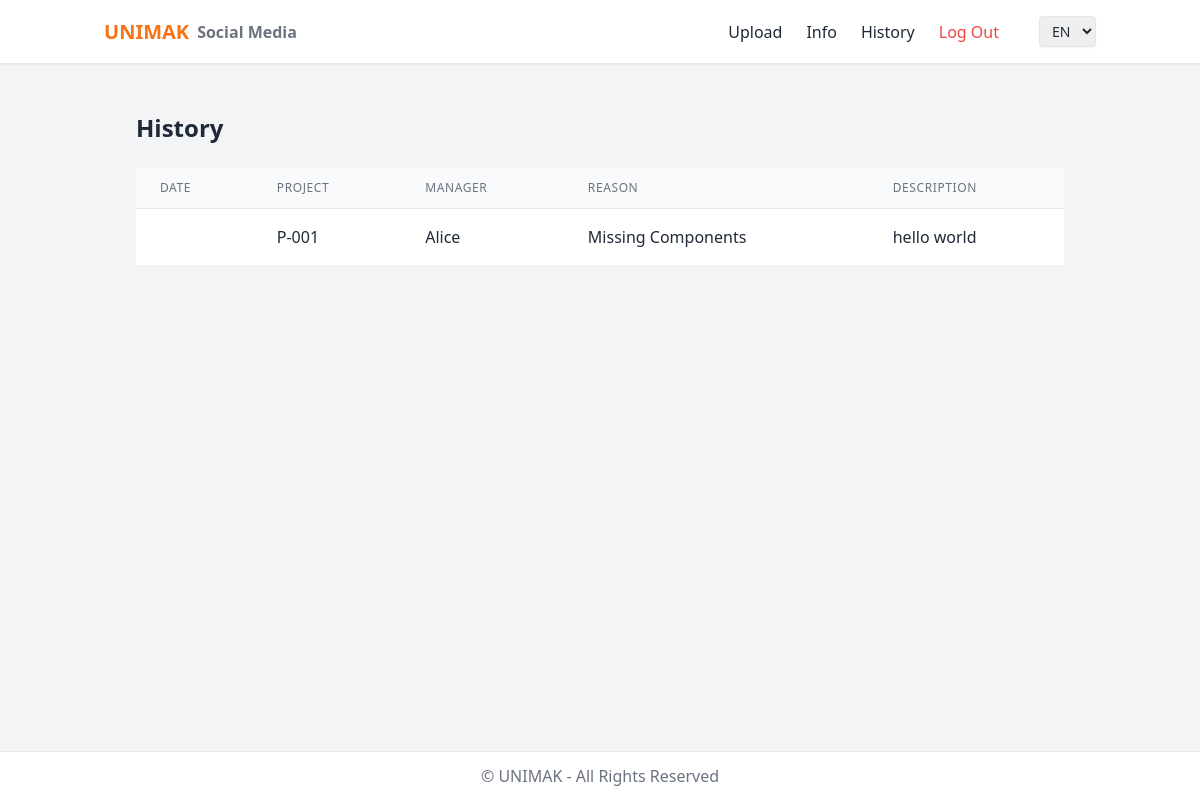
Page /history (signed in) on the earlier database version.
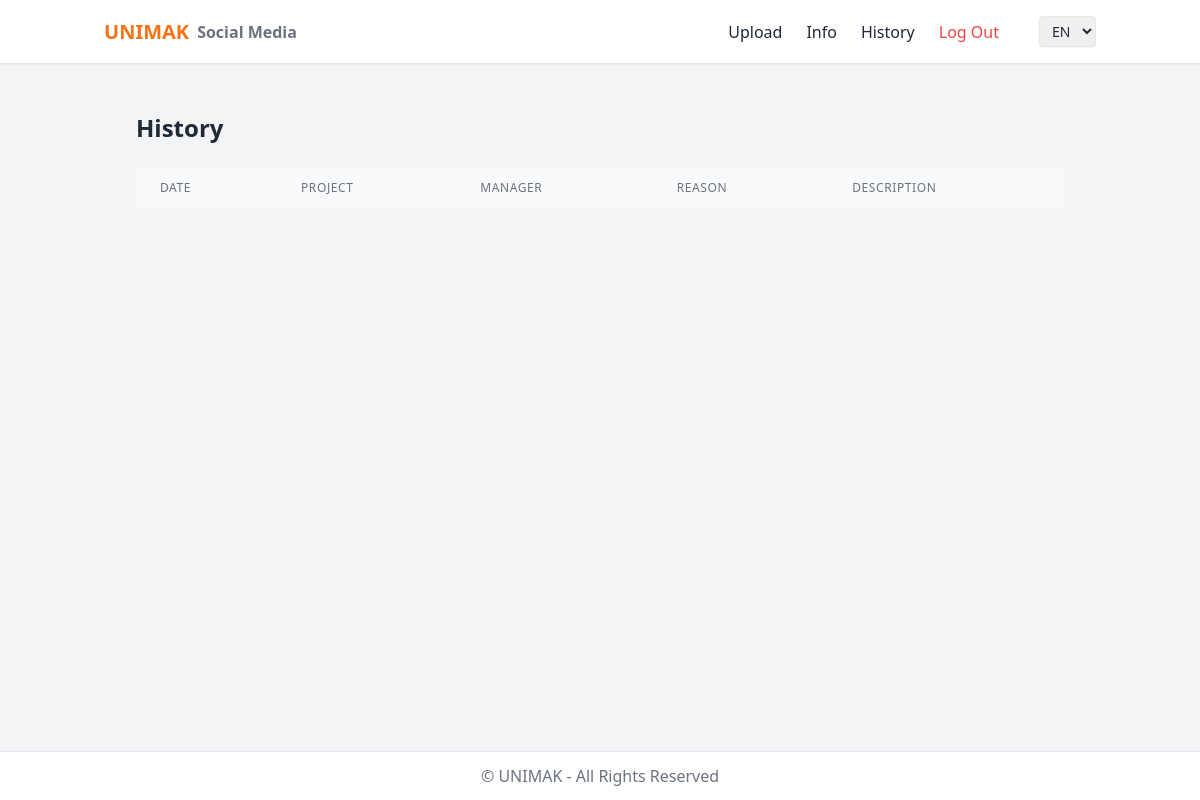
Same page on the later database version.
### tables this page shows
CREATE TABLE problem_steps (
    id INTEGER PRIMARY KEY AUTOINCREMENT,
    problem_id INTEGER NOT NULL,
    step_number INTEGER NOT NULL,
    df_filename TEXT NOT NULL,           -- e.g., df_1.xlsx, df_2.xlsx
    created_at TIMESTAMP DEFAULT CURRENT_TIMESTAMP,
    FOREIGN KEY (problem_id) REFERENCES problems(id)
);

CREATE TABLE projects (
    id INTEGER PRIMARY KEY AUTOINCREMENT,
    project_number TEXT NOT NULL UNIQUE,
    project_name TEXT NOT NULL UNIQUE,
    manager_id INTEGER NOT NULL,
    quantity INTEGER NOT NULL,
    customer_id INTEGER NOT NULL,
    FOREIGN KEY (manager_id) REFERENCES managers(id),
    FOREIGN KEY (customer_id) REFERENCES customers(id)
);

CREATE TABLE managers (
    id INTEGER PRIMARY KEY AUTOINCREMENT,
    manager_name TEXT NOT NULL UNIQUE
, manager_mail TEXT);

CREATE TABLE problems (
    id INTEGER PRIMARY KEY AUTOINCREMENT,
    project_id INTEGER NOT NULL,
    group_id INTEGER NOT NULL,
    df_number TEXT UNIQUE NOT NULL,       -- latest df report
    recorder_id INTEGER NOT NULL,
    reason TEXT NOT NULL,
    description TEXT,
    photos_id TEXT,
    status TEXT DEFAULT 'waiting',        -- 11 different statuses possible
    record_date TIMESTAMP DEFAULT CURRENT_TIMESTAMP,
    FOREIGN KEY (project_id) REFERENCES projects(id),
    FOREIGN KEY (group_id) REFERENCES groups(id),
    FOREIGN KEY (recorder_id) REFERENCES users(id)
);

### app.py (the view)
@app.route("/history", methods=["GET"])
@login_required
def history():
    rows = db.execute("""
        SELECT ps.df_filename, p.project_number, m.manager_name, pr.reason, pr.description, pr.photos_id, ps.created_at
        FROM problem_steps ps
        JOIN problems pr ON ps.problem_id = pr.id
        JOIN projects p ON pr.project_id = p.id
        JOIN managers m ON p.manager_id = m.id
        ORDER BY ps.created_at DESC
    """)
    t = get_translations()
    return render_template("history.html", data=rows, t=t)

### app.py (called while the page is built)
@app.after_request
def after_request(response):
    response.headers["Cache-Control"] = "no-cache, no-store, must-revalidate"
    response.headers["Expires"] = 0
    response.headers["Pragma"] = "no-cache"
    return response

### helpers.py (called while the page is built)
def login_required(f):
    @wraps(f)
    def decorated_function(*args, **kwargs):
        if session.get("user_id") is None:
            return redirect("/login")
        return f(*args, **kwargs)
    return decorated_function

def get_translations():
    lang = session.get("language", "en")  # default English
    return translations.get(lang, translations["en"])

### templates/history.html (shortened to what this page needs)
{% extends "layout.html" %}
{% block main %}
<div class="p-6 max-w-6xl mx-auto">
    <h1 class="text-2xl font-bold mb-6" data-translate="history.title">Project History</h1>
    <table class="min-w-full divide-y divide-gray-200">
        <thead class="bg-gray-50">
            <tr>
                <th class="px-6 py-3 text-left text-xs font-medium text-gray-500 uppercase tracking-wider" data-translate="history.columns.date">Date</th>
                <th class="px-6 py-3 text-left text-xs font-medium text-gray-500 uppercase tracking-wider" data-translate="history.columns.project">Project</th>
                <th class="px-6 py-3 text-left text-xs font-medium text-gray-500 uppercase tracking-wider" data-translate="history.columns.manager">Manager</th>
                <th class="px-6 py-3 text-left text-xs font-medium text-gray-500 uppercase tracking-wider" data-translate="history.columns.reason">Reason</th>
                <th class="px-6 py-3 text-left text-xs font-medium text-gray-500 uppercase tracking-wider" data-translate="history.columns.description">Description</th>
            </tr>
        </thead>
        <tbody class="bg-white divide-y divide-gray-200">
            {% for row in data %}
            <tr>
                <td class="px-6 py-4 whitespace-nowrap">{{ row.record_date }}</td>
                <td class="px-6 py-4 whitespace-nowrap">{{ row.project_number }}</td>
                <td class="px-6 py-4 whitespace-nowrap">{{ row.manager_name }}</td>
                <td class="px-6 py-4 whitespace-nowrap">{{ row.reason }}</td>
                <td class="px-6 py-4 whitespace-nowrap">{{ row.description }}</td>
            </tr>
            {% endfor %}
        </tbody>
    </table>
</div>
{% endblock %}

### templates/layout.html (shortened to what this page needs)
<!DOCTYPE html>
<html lang="en">
<head>
    <script src="https://cdn.tailwindcss.com"></script>
</head>
<body class="flex flex-col min-h-screen bg-gray-100 text-gray-800">
    <nav class="bg-white border-b shadow-sm">
        <div class="container mx-auto flex flex-wrap items-center justify-between p-4 gap-6">
            <a href="/" class="flex items-center font-bold text-xl">
                <span class="text-orange-500">U</span>
                <span class="text-orange-500">N</span>
                <span class="text-orange-500">I</span>
                <span class="text-orange-500">M</span>
                <span class="text-orange-500">A</span>
                <span class="text-orange-500">K</span>
                <small class="ml-2 text-gray-500" data-translate="nav.brand">Social Media</small>
            </a>
            <div class="hidden md:flex md:items-center md:gap-6 ml-auto">
                {% if session["user_id"] %}
                    <a href="/upload" class="hover:text-orange-600" data-translate="nav.upload">Upload</a>
                    <a href="/info" class="hover:text-orange-600" data-translate="nav.info">Info</a>
                    <a href="/history" class="hover:text-orange-600" data-translate="nav.history">History</a>
                    <a href="/logout" class="text-red-500 hover:text-red-600" data-translate="nav.logout">Log Out</a>
                {% else %}
                    <a href="/register" class="hover:text-orange-600" data-translate="nav.register">Register</a>
                    <a href="/login" class="hover:text-orange-600" data-translate="nav.login">Log In</a>
                {% endif %}
                <select id="languageSelect" class="ml-4 px-2 py-1 border rounded shadow-sm text-sm">
                    <option value="en">EN</option>
                </select>
            </div>
        </div>
    </nav>
    <main class="container mx-auto flex-1 p-6">
        {% block main %}{% endblock %}
    </main>
    <footer class="bg-white border-t text-center text-gray-500 py-3">
        &copy; {{ current_year }} UNIMAK - All Rights Reserved
    </footer>
</body>
</html>

Differences in the rows shown:
removed problem_steps: project_number "P-001", manager_name "Alice", reason "Missing Components", description "hello world"
